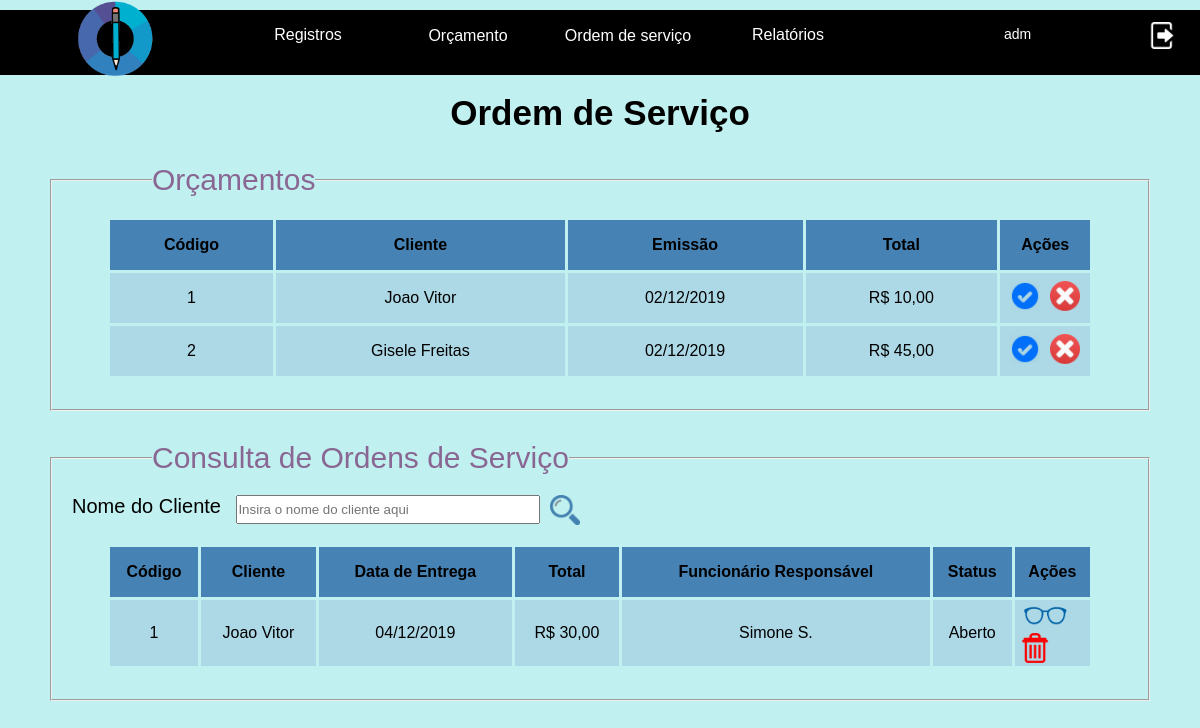
The page /paginasSistema/diretor/registroOrdemServicoForm.php?retorno=ok (signed in) on the database its author committed.
### tables this page shows
CREATE TABLE `orcamentos` (
  `codigo` int(10) UNSIGNED NOT NULL COMMENT 'Campo responsável por armazenar os códigos dos orçamentos.',
  `dataemissao` date NOT NULL COMMENT 'Campo responsável por armazenar as datas de emissão dos orçamentos.',
  `parcelas` tinyint(2) UNSIGNED DEFAULT NULL COMMENT 'Campo responsável por armazenar as parcelas dos orçamentos.',
  `desconto` tinyint(3) UNSIGNED DEFAULT NULL COMMENT 'Campo responsável por armazenar o descontos dos orçamentos.',
  `cidade` varchar(60) DEFAULT NULL COMMENT 'Campo responsável por armazenar a cidade onde serão entregue os produtos dos orçamentos.',
  `cep` int(8) UNSIGNED ZEROFILL DEFAULT NULL COMMENT 'Campo responsável por armazenar o CEP de onde serão entregues os produtos dos orçamentos.',
  `estado` char(2) DEFAULT NULL COMMENT 'Campo responsável por armazenar o estado onde serão entregues os produtos dos orçamentos.',
  `rua` varchar(100) DEFAULT NULL COMMENT 'Campo responsável por armazenar a rua onde serão entregues os produtos dos orçamentos.',
  `numero` smallint(5) UNSIGNED DEFAULT NULL COMMENT 'Campo responsável por armazenar o número de onde serão entregues os produtos dos orçamentos.',
  `bairro` varchar(60) DEFAULT NULL COMMENT 'Campo responsável por armazenar o bairro onde serão entregues os produtos dos orçamentos.',
  `usuarios_id` smallint(5) UNSIGNED ZEROFILL NOT NULL COMMENT 'Campo responsável informar qual usuário foi responsável pelo orçamento.',
  `clientes_id` bigint(20) UNSIGNED ZEROFILL NOT NULL COMMENT 'Campo responsável por informar de qual cliente é o orçamento.',
  `status` tinyint(2) UNSIGNED NOT NULL
);

CREATE TABLE `clientes` (
  `id` bigint(20) UNSIGNED ZEROFILL NOT NULL COMMENT 'Campo responsável por armazenar o id dos clientes.',
  `nome` varchar(70) NOT NULL COMMENT 'Campo responsável por armazenar o nome dos clientes.',
  `cpf` bigint(11) UNSIGNED ZEROFILL DEFAULT NULL COMMENT 'Campo responsável por armazenar o CPF dos clientes.',
  `cnpj` bigint(14) UNSIGNED ZEROFILL DEFAULT NULL COMMENT 'Campo responsável por armazenar o CNPJ da empresa a que será prestado serviço.',
  `fone1` bigint(11) UNSIGNED NOT NULL COMMENT 'Campo responsável por armazenar o telefone principal dos clientes.',
  `fone2` bigint(11) UNSIGNED DEFAULT NULL COMMENT 'Campo responsável por armazenar o telefone secundário dos clientes, caso ele possua outro.',
  `inscricaoestadual` bigint(20) UNSIGNED DEFAULT NULL COMMENT 'Campo responsável por armazenar a inscrição estadual  das empresas.',
  `estado` char(2) NOT NULL COMMENT 'Campo responsável por armazenar o estado dos clientes.',
  `cidade` varchar(60) NOT NULL COMMENT 'Campo responsável por armazenar a cidade dos clientes.',
  `cep` int(8) UNSIGNED ZEROFILL NOT NULL COMMENT 'Campo responsável por armazenar o CEP dos clientes.',
  `email` varchar(100) NOT NULL COMMENT 'Campo responsável por armazenar o email dos clientes.',
  `numero` smallint(5) UNSIGNED NOT NULL COMMENT 'Campo responsável por armazenar o número da residência dos clientes.',
  `bairro` varchar(60) NOT NULL COMMENT 'Campo responsável por armazenar o bairro da residência dos clientes.',
  `rua` varchar(100) NOT NULL COMMENT 'Campo responsável por armazenar a rua da residência dos clientes.'
);

CREATE TABLE `ordensservicos` (
  `codigo` int(10) UNSIGNED NOT NULL COMMENT 'Campo responsável por armazenar o códigos das ordens de serviço.',
  `status` tinyint(2) UNSIGNED NOT NULL COMMENT 'Campo responsável por armazenar o status das ordens de serviço.',
  `dataemissao` date NOT NULL COMMENT 'Campo responsável por armazenar a data de emissão das ordens de serviço.',
  `dataentrega` date NOT NULL COMMENT 'Campo responsável por armazenar a data de entrega das ordens de serviço.',
  `orcamentos_codigo` int(10) UNSIGNED ZEROFILL NOT NULL COMMENT 'Campo responsável por informar qual orçamento deu origem à ordem de serviço.',
  `usuarios_id` smallint(5) UNSIGNED ZEROFILL NOT NULL COMMENT 'Campo responsável por informar qual usuário confirmou a ordem de serviço.'
);

CREATE TABLE `usuarios` (
  `id` smallint(5) UNSIGNED ZEROFILL NOT NULL COMMENT 'Campo responsável pelo código determinante do perfil do usuário.',
  `usuario` varchar(50) NOT NULL COMMENT 'Campo responsável pelo nome de usuário do funcionário.',
  `senha` char(32) NOT NULL COMMENT 'Campo responsável pela senha do usuário do funcionário.',
  `cpf` bigint(11) UNSIGNED ZEROFILL NOT NULL COMMENT 'Campo responsável pelo CPF do funcionário.',
  `nome` varchar(70) NOT NULL COMMENT 'Campo responsável pelo nome completo do funcionário.',
  `graupermissao` tinyint(3) UNSIGNED ZEROFILL NOT NULL COMMENT 'Campo responsável pelo grau de permissão do usuário do funcionário na empresa (Customizador, atendente e diretor).',
  `fone1` bigint(11) UNSIGNED NOT NULL COMMENT 'Campo responsável pelo telefone principal do funcionário.',
  `fone2` bigint(11) UNSIGNED DEFAULT NULL COMMENT 'Campo responsável pelo telefone secundário do funcionário, caso ele possua outro.',
  `email` varchar(100) NOT NULL COMMENT 'Campo responsável pelo email do funcionário cadastrado no usuário.',
  `cep` int(8) UNSIGNED ZEROFILL NOT NULL COMMENT 'Campo responsável pelo CEP da residência do funcionário.',
  `rua` varchar(100) NOT NULL COMMENT 'Campo responsável pela rua que o funcionário habita.',
  `numero` smallint(5) UNSIGNED NOT NULL COMMENT 'Campo responsável pelo número da casa/apartamento que o funcionário habita.\n',
  `cidade` varchar(60) NOT NULL COMMENT 'Campo responsável pela cidade que o funcionário habita.',
  `bairro` varchar(60) NOT NULL COMMENT 'Campo responsável pelo bairro que o funcionário habita.',
  `estado` char(2) NOT NULL COMMENT 'Campo responsável pelo estado que o funcionário habita.'
);

### paginasSistema/diretor/registroOrdemServicoForm.php (the view, shortened to what this page needs)
<?php
  	if (isset($_SESSION['idLogado']) && $_SESSION['nivelLogado']==1) {
 ?>
<!DOCTYPE html>
<html lang="pt-br">
<head>
  <link rel="stylesheet" href="../../css/diretor/registroOrdemServico.css">
</head>
<body>
<?php
function calculaValorTotal($codigo, $conexao){
	$comando = "SELECT desconto FROM orcamentos WHERE codigo=".$codigo;
	$resultado = mysqli_query($conexao, $comando);
	$resultado = mysqli_fetch_assoc($resultado);
	$desconto = $resultado['desconto'];
	$desconto = intval($desconto);
	if ($desconto == "undefined" || $desconto == "" || $desconto == 0) {
		$desconto = 1;
	} else {
		$desconto = intval($desconto);
		$desconto = 1-($desconto/100);
	}
	$sql="SELECT SUM(orcamentos_has_produtos.quantidade*orcamentos_has_produtos.precoatual)
	as valorTotal
	FROM orcamentos INNER JOIN orcamentos_has_produtos ON
	orcamentos.codigo=orcamentos_has_produtos.orcamentos_codigo WHERE orcamentos.codigo=".$codigo;
	$resultadoValor=mysqli_query($conexao,$sql);
	$valorTotal=mysqli_fetch_assoc($resultadoValor);
	$valorTotal = number_format(($valorTotal['valorTotal']*$desconto), 2, ',', '');
	return $valorTotal;
}
?>
		<?php include("menuDiretor.php"); ?>
	<main id="conteudo">
		<br>
		<h1 id="head">Ordem de Serviço</h1>
		<fieldset class="fieldsets">
			<legend class="legends">Orçamentos</legend>
        <table>
  				<thead>
  					<tr class = "linhaCabecalho">
  						<th class = "campoCodigo">Código</th>
  						<th id = "linhaCliente">Cliente</th>
  						<th class = "linhasTituloSuperior" >Emissão</th>
  						<th class = "linhasTituloSuperior">Total</th>
              <th id="acoes">Ações</th>
  					</tr>
  				</thead>
          <?php
            require_once("../conexaoBanco.php");
        $comando = "SELECT
						codigo, clientes.nome, orcamentos.dataemissao, quantidade, precoatual, status
					FROM orcamentos
					INNER JOIN orcamentos_has_produtos
					ON orcamentos.codigo=orcamentos_has_produtos.orcamentos_codigo
            		INNER JOIN clientes
					ON clientes.id=orcamentos.clientes_id
					WHERE status=1
					GROUP BY orcamentos.codigo";
            $resultado = mysqli_query($conexao, $comando);
			$linhas = mysqli_num_rows($resultado);
            if ($linhas == 0) {
           ?>
           <tr>
             <td colspan="5">
               Nenhum orçamento cadastrado
             </td>
           </tr>
         <?php
           }else {
             $linhasRetornadas = array();
             while ($cadaLinha = mysqli_fetch_assoc($resultado)){
               array_push($linhasRetornadas, $cadaLinha);
             }
             foreach ($linhasRetornadas as $cadaLinha) {
				$valorTotal = calculaValorTotal($cadaLinha['codigo'], $conexao);
				$dataEmissaoBrasileira = $cadaLinha['dataemissao'];
				$dataEmissaoBrasileira = date('d/m/Y', strtotime($dataEmissaoBrasileira));
          ?>
            <tr class="orcamentos">
              <td><?php echo $cadaLinha['codigo'];?></td>
              <td><?php echo $cadaLinha['nome'];?></td>
              <td><?php echo $dataEmissaoBrasileira;?></td>
              <td>R$ <?php echo $valorTotal;?></td>
              <td>
      			<form action="registraOrdemServicoForm.php" method = "POST">
      					<button type = "submit" id = "botaoOrdemServico" class="botoes">
							  <img src = "../../img/correto.png" id = "imgOrdemServico" alt = "botão para fazer ordem de serviço"
							  title="Aceitar Orçamento">
						</button>
				</form>
      			<form action="rejeitaOrcamento.php" method = "POST" >
      				<button type = "submit" id = "botaoParaRejeitar" class="botoes">
							  <img src = "../../img/rejeitar.png" id = "imgRejeitar"  alt = "botão rejeitar orçamento"
							  title="Rejeitar Orçamento">
					</button>
      			</form>
            </td>
          </tr>
        <?php
            }
          }
         ?>
  			</table>
		</fieldset>
		<fieldset class="fieldsets">
			<legend class="legends">Consulta de Ordens de Serviço</legend>
			<form action="#" method="GET" id="formConsultaOrdens">
			<label for="buscaCliente" id="palavraBusca">Nome do Cliente</label>
			<input type="text" name="buscaCliente" class="camposTexto" id="buscaCliente" placeholder = "Insira o nome do cliente aqui">
			<button type="submit" class="consulta" id="botaoLupa"><img src="../../img/lupa.png" alt="botão pesquisar" id="imgLupa"></button>
			</form>
	<?php
		if (isset($_GET['buscaCliente']) && $_GET['buscaCliente']=="") {
			$comando = "SELECT
			ordensservicos.codigo, dataentrega, ordensservicos.orcamentos_codigo,  ordensservicos.status, ordensservicos.usuarios_id,
			desconto,
			precoatual, quantidade,
			clientes.nome AS nomeCliente,
			usuarios.nome AS nomeUsuario
			FROM
				orcamentos
			INNER JOIN
				ordensservicos
			ON
				ordensservicos.orcamentos_codigo=orcamentos.codigo
			INNER JOIN
				clientes
			ON
				orcamentos.clientes_id=id
			INNER JOIN
				orcamentos_has_produtos
			ON
				orcamentos.codigo=orcamentos_has_produtos.orcamentos_codigo
			INNER JOIN
				usuarios
			ON
				ordensservicos.usuarios_id=usuarios.id
			GROUP BY
				orcamentos.codigo
					";
		}
		else if (isset($_GET['buscaCliente'])==false){
			$comando = "SELECT
				ordensservicos.codigo, dataentrega, ordensservicos.orcamentos_codigo,  ordensservicos.status, ordensservicos.usuarios_id,
				desconto,
				precoatual, quantidade,
				clientes.nome AS nomeCliente,
				usuarios.nome AS nomeUsuario
				FROM
					orcamentos
				INNER JOIN
					ordensservicos
				ON
					ordensservicos.orcamentos_codigo=orcamentos.codigo
				INNER JOIN
					clientes
				ON
					orcamentos.clientes_id=id
				INNER JOIN
					orcamentos_has_produtos
				ON
					orcamentos.codigo=orcamentos_has_produtos.orcamentos_codigo
				INNER JOIN
					usuarios
				ON
					ordensservicos.usuarios_id=usuarios.id
				GROUP BY orcamentos_codigo";
		}
				$resultado = mysqli_query($conexao, $comando);
				$linhas = mysqli_num_rows($resultado);
		?>
		<table>
				<thead>
					<tr>
						<th>Código</th>
						<th>Cliente</th>
						<th>Data de Entrega</th>
						<th>Total</th>
						<th>Funcionário Responsável</th>
						<th>Status</th>
						<th>Ações</th>
					</tr>
				</thead>
	<?php
		if ($linhas==0) {
	?>
			<tr><td colspan="7" id="semOrdemServico">Nenhuma ordem de serviço cadastrada</td></tr>
	<?php
		} else {
			$ordensServicos = array();
			while ($cadaOrdem = mysqli_fetch_assoc($resultado)) {
				array_push($ordensServicos, $cadaOrdem);
			}
			foreach ($ordensServicos as $cadaOrdem) {
				$valorTotal = calculaValorTotal($cadaOrdem['orcamentos_codigo'], $conexao);
				$dataEntregaBrasileira = $cadaOrdem['dataentrega'];
				$dataEntregaBrasileira = date('d/m/Y', strtotime($dataEntregaBrasileira));
				$status = $cadaOrdem['status'];
				switch ($status) {
					case 1:
						$status = "Aberto";
						break;
				}
	?>
		<tbody>
		<tr>
			<td><?=$cadaOrdem['codigo'];?></td>
			<td><?=$cadaOrdem['nomeCliente'];?></td>
			<td><?=$dataEntregaBrasileira;?></td>
			<td>R$ <?=$valorTotal;?></td>
			<td><?=$cadaOrdem['nomeUsuario'];?></td>
			<td><?=$status;?></td>
			<td width="8%">
				<form action="visualizaOrdemServico.php" method="POST">
					<button type="submit" class="botao" id="botaoVisualizar">
						<img src="../../img/visualizar.png" alt="botão para visualizar a ordeem de serviço" id="imgVisualizar"
						title="Visualizar Ordem de Serviço">
					</button>
				</form>
				<form action="#" method="POST">
					<button type="submit" class="botao">
						<img src="../../img/lixeira.png" alt="botão para excluir a ordeem de serviço"  id="imgExcluir"
						title="Excluir Ordem de Serviço">
					</button>
				</form>
			</td>
		</tr>
	<?php
			}
		}
	?>
		</tbody>
		</table>
		</fieldset>
	</main>
</body>
</html>
<?php
  }else {
    header("Location: ../../paginasSite/entrar.php");
  }
 ?>

### css/diretor/registroOrdemServico.css (style rules this page uses)
* { margin: 0px; padding: 0px; font-family: Century Gothic, Arial; }
html, body { width: 100%; height: 99%; background-color: rgb(193, 240, 240); }
main { width: 100%; height: 95%; }
#head { text-align: center; font-size: 35px; margin-bottom: 30px; }
.fieldsets { margin-left: 50px; margin-right: 50px; margin-bottom: 30px; }
.legends { margin-left: 100px; color: rgb(137, 103, 146); font-size: 30px; margin-bottom: 20px; }
.camposTexto { width: 230px; height: 25px; margin-bottom: 20px; }
#imgLupa { width: 30px; height: 30px; }
button { cursor: pointer; }
#botaoLupa { background: transparent; border: none; float:left; margin-left: 10px; }
#palavraBusca { font-size: 20px; color: black; margin-left: 20px; width:15%; float:left; }
#buscaCliente { width: 300px; height: 25px; margin-bottom: 20px; float:left; }
table, th, td { border-collapse: collapse; border: 3px solid rgb(193, 240, 240); margin-bottom: 30px; background-color: #4682B4; }
table { margin-left: 5%; width: 90%; text-align: center; }
th { height: 50px; }
td { height: 50px; background-color: #ADD8E6; }
#imgVisualizar { width: 50px; height: 30px; }
#imgExcluir { width: 30px; height: 30px; }
.botao { float: left; border:none; background-color:transparent; margin-left: 5px; }
#botaoOrdemServico { background-color: transparent; border: none; float: left; vertical-align: middle; margin-left: 10px; }
#botaoParaRejeitar { background-color: transparent; border: none; float: center; vertical-align: middle; margin-left: 0px; margin-right: 0px; }
#imgRejeitar { width: 30px; height: 30px; }
#imgOrdemServico { width: 30px; height: 30px; }
#acoes { width: 90px; }

### rows shown on the page
orcamentos: codigo "1", clientes.nome "Joao Vitor", dataemissao "02/12/2019", valorTotal "10,00"
orcamentos: codigo "2", clientes.nome "Gisele Freitas", dataemissao "02/12/2019", valorTotal "45,00"
ordensservicos: codigo "1", nomeCliente "Joao Vitor", dataentrega "04/12/2019", valorTotal "30,00", usuarios.nome "Simone S.", status "Aberto"

### other values the page prints
$_SESSION['usuarioLogado'] "adm"
